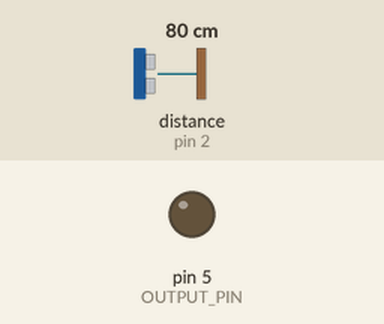
This sketch was run on a simulated Arduino Uno, built with avr-gcc and run on an emulated ATmega328P. Shown: output pins drawn as LEDs (lit = HIGH). Wiring (inferred from the names in the program): ultrasonic range finder: trigger pin 3; echo pin 2. The inputs (shaded band) are chosen by the test bench; at power-on: distance to the obstacle (sensor on pin 2) 80 cm. The echo pulse lasts 58.3 µs per cm; pins used as bus, display or sensor lines are not drawn.

Above: at 1.2 s.
1.3 s: distance to the obstacle (sensor on pin 2) set to 12 cm
2.8 s: distance to the obstacle (sensor on pin 2) set to 9 cm
At 3.3 s:
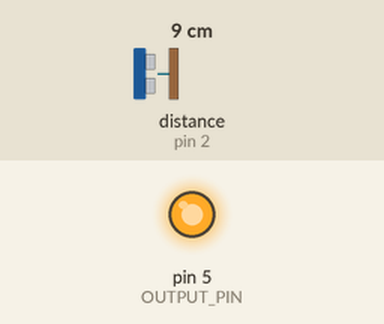
4.3 s: distance to the obstacle (sensor on pin 2) set to 18 cm
At 5.5 s:
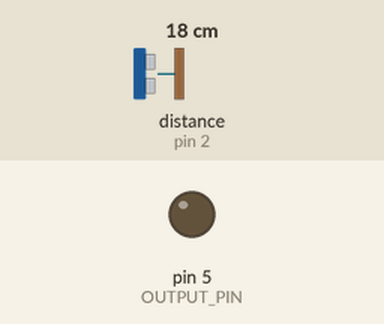
5.8 s: distance to the obstacle (sensor on pin 2) set to 2 cm
At 6.6 s:
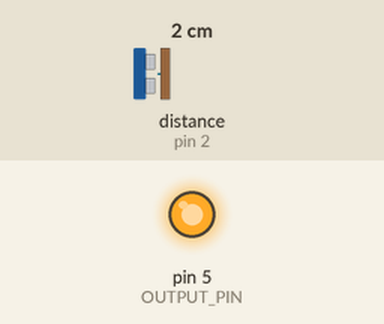
Timing chart, 0 to 8.3 s (numbered marks = the images above; inputs shaded):
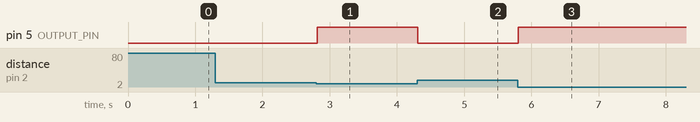

Measured:
- the behaviour switches between 11 and 10 cm on distance to the obstacle (sensor on pin 2) (found by bisection; images 0 and 1)
- after the input at 1.3 s, every drawn part: stays the same
- after the input at 2.8 s, pin 5 (OUTPUT_PIN): LOW → HIGH at once
- after the input at 4.3 s, pin 5 (OUTPUT_PIN): HIGH → LOW at once
- after the input at 5.8 s, pin 5 (OUTPUT_PIN): LOW → HIGH at once

The sketch:

arduino_control.ino
```cpp
// define the pins for outputs and ultrasonic pins.
const int OUTPUT_PIN = 5;  // out pin for close range detected.
const int ULTRA_ECHO_PIN = 2;
const int ULTRA_TRIG_PIN = 3;

const int ULTRA_THRESHOLD = 10; // distance threshold for close object

uint8_t consistCnt = 0; // counter for consistently detection close objects.
bool is_close = false; // indicates if there is something close consistently.


// trigeres the ultrasonic sensor to find the proximity to the object.
int getUltraDist()
{
    // define normal vars.
    long ultraDuration;
    int ultraDist;

    digitalWrite(ULTRA_TRIG_PIN, LOW);
    delayMicroseconds(2);
    // Sets the trigPin HIGH (ACTIVE) for 10 microseconds
    digitalWrite(ULTRA_TRIG_PIN, HIGH);
    delayMicroseconds(10);
    digitalWrite(ULTRA_TRIG_PIN, LOW);
    // Reads the echoPin, returns the sound wave travel time in microseconds
    ultraDuration = pulseIn(ULTRA_ECHO_PIN, HIGH);
    // Calculating the distance
    ultraDist = ultraDuration * 0.034 / 2; // Speed of sound wave divided by 2 (go and back)
    return ultraDist;
}

// setup funciton, to be run once at bootup.
void setup()
{
    pinMode(OUTPUT_PIN, OUTPUT);  // sets the digital pin 13 as output
    pinMode(ULTRA_TRIG_PIN, OUTPUT); // Sets the ULTRA_TRIG_PIN as an OUTPUT
    pinMode(ULTRA_ECHO_PIN, INPUT); // Sets the ULTRA_ECHO_PIN as an INPUT
}


// loop function, to be run repeatedly.
void loop() {
    // get the distance and detect the proximity.
    int ultraDistance = getUltraDist();
    if (ultraDistance<ULTRA_THRESHOLD)
    {// there is something within the threshold.
        if (consistCnt<10)
            consistCnt++;
    }
    else
    {
        if (consistCnt>0)
            consistCnt--;
    }

    if (is_close)
    {// currently the close object is detected.
        if (consistCnt<=5)
        {// turn the detection off.
            is_close = false;
            consistCnt = 0;
            digitalWrite(OUTPUT_PIN, LOW);  // sets the LED to the button's value
          }
    }
    else
    {// curerntly no object is close to the ultrasonic sensor
        if (consistCnt>=10)
        {// consistenly detected to be close
            is_close = true;
            digitalWrite(OUTPUT_PIN, HIGH);  // sets the LED to the button's value
        }
    }
}
```
